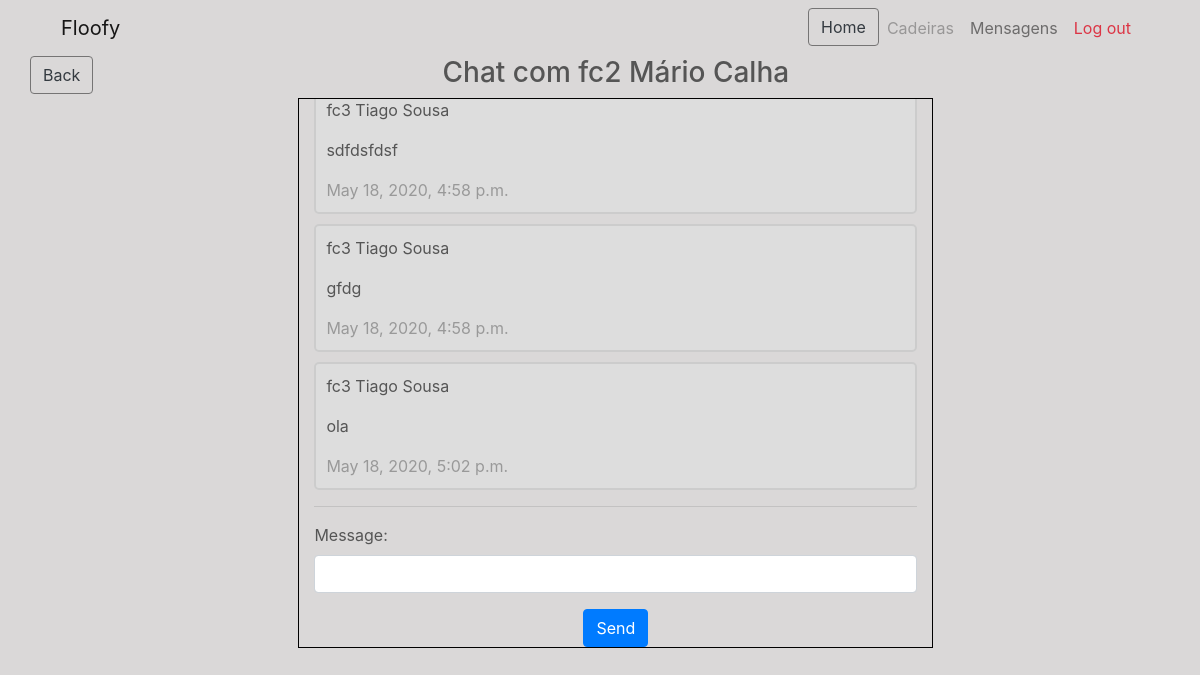
/chat/2/ (signed in), run on the app's committed database.
### users_chat/models.py (models this page shows, shortened)
class Thread(models.Model):
    first        = models.ForeignKey(settings.AUTH_USER_MODEL, on_delete=models.CASCADE, related_name='chat_thread_first')
    second       = models.ForeignKey(settings.AUTH_USER_MODEL, on_delete=models.CASCADE, related_name='chat_thread_second')
    updated      = models.DateTimeField(auto_now=True)
    timestamp    = models.DateTimeField(auto_now_add=True)
    objects      = ThreadManager()

class ChatMessage(models.Model):
    thread      = models.ForeignKey(Thread, null=True, blank=True, on_delete=models.SET_NULL)
    user        = models.ForeignKey(settings.AUTH_USER_MODEL, verbose_name='sender', on_delete=models.CASCADE)
    message     = models.TextField()
    timestamp   = models.DateTimeField(auto_now_add=True)

### login/models.py (models this page shows, shortened)
class User(AbstractBaseUser):
    email = models.EmailField(
        verbose_name='email address',
        max_length=255,
        unique=True,
    )
    date_of_birth = models.DateField(blank=True, null=True)
    is_active = models.BooleanField(default=True)
    is_admin = models.BooleanField(default=False)
    is_student = models.BooleanField(default=False)
    is_teacher = models.BooleanField(default=False)
    subjects = models.ManyToManyField(Subject, null=True, blank=True)
    firstname = models.CharField(blank=True, null=True, max_length=20)
    surname = models.CharField(blank=True, null=True, max_length=20)
    objects = UserManager()
    USERNAME_FIELD = 'email'
    def __str__(self):
        if self.firstname and self.surname:
            return "fc"+str(self.id)+" "+self.firstname + " " + self.surname
        else:
            return str(self.email)

### users_chat/views.py (the view, shortened to what this page needs)
# urls.py: re_path(r"^(?P<otherId>[\d+]+)/$", ThreadView.as_view())
class ThreadView(LoginRequiredMixin, FormMixin, DetailView):
    template_name = 'users_chat/myChat.html'
    form_class = ChatForm
    success_url = './'
    def get_object(self):
        other_username  = User.objects.get(id=self.kwargs.get("otherId"))
        obj, created    = Thread.objects.get_or_new(self.request.user, other_username)
        if obj == None:
            raise Http404
        return obj
    def get_context_data(self, **kwargs):
        context = super().get_context_data(**kwargs)
        context['chatForm'] = self.get_form()
        return context

### users_chat/forms.py
class ChatForm(forms.Form):
    message = forms.CharField(
        widget=forms.TextInput(
            attrs={"class": "form-control"}
        )
    )

### users_chat/models.py (called while the page is built, shortened)
    def get_or_new(self, user, other_username): # get_or_create
        username = user
        if username == other_username:
            return None
        qlookup1 = Q(first__email=username.email) & Q(second__email=other_username.email)
        qlookup2 = Q(first__email=other_username.email) & Q(second__email=username.email)
        qs = self.get_queryset().filter(qlookup1 | qlookup2).distinct()
        if qs.count() == 1:
            return qs.first(), False
        elif qs.count() > 1:
            return qs.order_by('timestamp').first(), False

### templates/users_chat/myChat.html (shortened to what this page needs)
{% extends "base.html" %}
{% block content %}
<div class="container" >
  <div class="row centered">
    <div class="clo-lg-1"><a id="link_nav" class="text-center btn btn-block btn-outline-dark"  href="/chat"> Back</a></div>
    <div class="col-lg-7 offset-lg-2">
      <div class="text-center">
        <h3>Chat com {% if user != object.first %}{{ object.first }}{% else %}{{ object.second }}{% endif %}</h3>
      </div>
        <div id="chatContainer" class="container" >
          <div id='chat-items'>
            {% for chat in object.chatmessage_set.all %}
              {% if user == chat.user  %}
                <div class="my msg">
                  <p class="right ">{{ chat.user }}</p>
                  <p >{{ chat.message }}</p>
                  <span class="time-left">{{ chat.timestamp }}</span>
                </div>
              {% endif %}
            {% endfor %}
          </div>
          <hr>
          <div  class="row justify-content-end">
            <div class="col">
              <form id='chatForm' method='POST'> {% csrf_token %}
                {{ chatForm.as_p }}
                <div class="text-center">
                  <input type='submit' class='btn btn-primary' value='Send'>
                </div>
            </form>
            </div>
          </div>
        </div>
    </div>
    </div>
  </div>
{% endblock %}

### templates/base.html (shortened to what this page needs)
<!DOCTYPE html>
<html lang="en">
<head>
    {% include 'css.html' %}
</head>
<body>
{% include 'include/header.html' %}
{% block content %}
{% endblock %}
</body>
</html>

### templates/css.html
{% load static %}
<link rel="stylesheet" href="https://stackpath.bootstrapcdn.com/bootstrap/4.1.1/css/bootstrap.min.css">
<link rel="stylesheet" href="{% static "users_chat/chat.css" %}">
<link rel="stylesheet" href="{% static 'css/login.css'%}" type="text/css">
<link rel="stylesheet" href="{% static 'css/main.css'%}" type="text/css">
<link rel="stylesheet" href="{% static 'css/all.css'%}" type="text/css">

### templates/include/header.html (shortened to what this page needs)
<header>
  <div class="container">
    <nav class="navbar navbar-expand-lg navbar-light ">
      {% if user.is_student %}
      <a  class="navbar-brand" href="{% url 'logged-student' %}">Floofy</a>
      {% else %}
      <a  class="navbar-brand" href="{% url 'logged-teacher' %}">Floofy</a>
      {% endif %}
      <div class="collapse navbar-collapse" id="navbarNavDropdown">
        <ul class="navbar-nav ml-auto">
          <li class="nav-item">
            {% if user.is_student %}
            <a id="link_nav" class="text-center btn btn-block btn-outline-dark" href="{% url 'logged-student' %}">Home</a>
            {% else %}
            <a id="link_nav" class="text-center btn btn-block btn-outline-dark" href="{% url 'logged-teacher' %}">Home</a>
            {% endif %}
          </li>
            {% if user.is_active %}
            <li class="nav-item">
              <a class="nav-link disabled" href="#">Cadeiras</a>
            </li>
            <li class="nav-item">
                <a class="nav-link" href="/chat">Mensagens</a>
            </li>
            <li class="nav-item">
                <a class="nav-link text-danger" href="{% url 'logout' %}">Log out</a>
            </li>
            {% endif %}
        </ul>
      </div>
    </nav>
  </div>
</header>

### templates/js.html (shortened to what this page needs)
 {% load static %}

### users_chat/static/users_chat/chat.css (style rules this page uses)
#chat-items { list-style-type: none; }
.msg { border: 2px solid #dedede; background-color: #f1f1f1; border-radius: 5px; padding: 10px; margin: 10px 0; }
.my { border-color: #ccc; background-color: #ddd; }
.msg::after { content: ""; clear: both; display: table; }
.time-left { float: left; color: #999; }

### login/static/css/login.css (style rules this page uses)
#link_nav { border: 1px solid rgb(117, 116, 116); }
#chatContainer { height: 550px; border: 1px solid black; overflow-y: scroll; }

### login/static/css/main.css (style rules this page uses)
body { background-color: #dad8d8; color: #555; -webkit-font-smothing: antialiased; -webkit-overflow-scrolling: touch; }

### data on the page
Thread: first "fc2 Mário Calha"
ChatMessage: user "fc3 Tiago Sousa", message "sdfdsfdsf", timestamp "May 18, 2020, 4:58 p.m."
ChatMessage: user "fc3 Tiago Sousa", message "gfdg", timestamp "May 18, 2020, 4:58 p.m."
ChatMessage: user "fc3 Tiago Sousa", message "ola", timestamp "May 18, 2020, 5:02 p.m."
